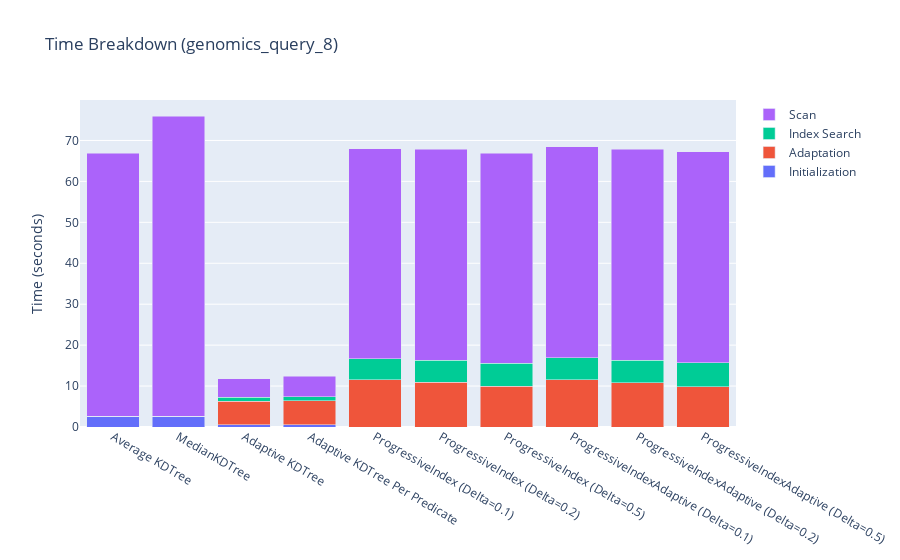

The cell this chart's notebook holds for it:
### Code cell
# experiment = 'power'
# n_rows = '10000000.0'
# n_queries = '3000'
# sel='0.0'

def break_down(values):
    dfs = np.array(values)[:,0]
    names = np.array(values)[:,1]
    fig = go.Figure()
    initializations = np.array([x['initialization_time'].sum() for x in dfs])
    adaptation = np.array([x['adaptation_time'].sum() for x in dfs])
    search = np.array([x['index_search_time'].sum() for x in dfs])
    scan = np.array([x['scan_time'].sum() for x in dfs])
    
    fig = go.Figure(data=[
        go.Bar(name='Initialization', x=names, y=initializations),
        go.Bar(name='Adaptation', x=names, y=adaptation),
        go.Bar(name='Index Search', x=names, y=search),
        go.Bar(name='Scan', x=names, y=scan),
    ])
    
    # Change the bar mode
    fig.update_layout(barmode='stack')
    fig.update_layout(title=f'Time Breakdown ({experiment})',
                   yaxis_title='Time (seconds)')
    fig.show()

break_down([
[read_df(files['AverageKDTree'], '0.0', '1024', experiment, n_rows, n_queries, sel), 'Average KDTree'],
[read_df(files['MedianKDTree'], '0.0', '1024', experiment, n_rows, n_queries, sel), 'MedianKDTree'],
[read_df(files['CrackingKDTree'], '0.0', '1024', experiment, n_rows, n_queries, sel), 'Adaptive KDTree'],
[read_df(files['CrackingKDTreePerDimension'], '0.0', '1024', experiment, n_rows, n_queries, sel), 'Adaptive KDTree Per Predicate'],
# [read_df(files['Quasii'], '0.0', '1024', experiment, n_rows, n_queries, sel), 'Quasii'],
[read_df(files['ProgressiveIndex'], '0.1', '1024', experiment, n_rows, n_queries, sel), 'ProgressiveIndex (Delta=0.1)'],
[read_df(files['ProgressiveIndex'], '0.2', '1024', experiment, n_rows, n_queries, sel), 'ProgressiveIndex (Delta=0.2)'],
[read_df(files['ProgressiveIndex'], '0.5', '1024', experiment, n_rows, n_queries, sel), 'ProgressiveIndex (Delta=0.5)'],
[read_df(files['ProgressiveIndexAdaptive'], '0.1', '1024', experiment, n_rows, n_queries, sel), 'ProgressiveIndexAdaptive (Delta=0.1)'],
[read_df(files['ProgressiveIndexAdaptive'], '0.2', '1024', experiment, n_rows, n_queries, sel), 'ProgressiveIndexAdaptive (Delta=0.2)'],
[read_df(files['ProgressiveIndexAdaptive'], '0.5', '1024', experiment, n_rows, n_queries, sel), 'ProgressiveIndexAdaptive (Delta=0.5)'],
# [read_df(files['FullScan'], '0.0', '0', experiment, n_rows, n_queries, sel), 'Full Scan'],
])

### Figure 1 — Plotly figure (JSON) as saved in the notebook; plotly's stock layout.template omitted (floating-point values rounded to 4 significant figures)
{"data": [{"name": "Initialization", "type": "bar", "x": ["Average KDTree", "MedianKDTree", "Adaptive KDTree", "Adaptive KDTree Per Predicate", "ProgressiveIndex (Delta=0.1)", "ProgressiveIndex (Delta=0.2)", "ProgressiveIndex (Delta=0.5)", "ProgressiveIndexAdaptive (Delta=0.1)", "ProgressiveIndexAdaptive (Delta=0.2)", "ProgressiveIndexAdaptive (Delta=0.5)"], "y": [2.645, 2.592, 0.4924, 0.5002, 0.0001305, 0.000118, 0.000119, 0.000122, 0.0001185, 0.0001205]}, {"name": "Adaptation", "type": "bar", "x": ["Average KDTree", "MedianKDTree", "Adaptive KDTree", "Adaptive KDTree Per Predicate", "ProgressiveIndex (Delta=0.1)", "ProgressiveIndex (Delta=0.2)", "ProgressiveIndex (Delta=0.5)", "ProgressiveIndexAdaptive (Delta=0.1)", "ProgressiveIndexAdaptive (Delta=0.2)", "ProgressiveIndexAdaptive (Delta=0.5)"], "y": [4.65e-05, 5.2e-05, 5.791, 5.897, 11.57, 10.9, 9.919, 11.56, 10.82, 9.895]}, {"name": "Index Search", "type": "bar", "x": ["Average KDTree", "MedianKDTree", "Adaptive KDTree", "Adaptive KDTree Per Predicate", "ProgressiveIndex (Delta=0.1)", "ProgressiveIndex (Delta=0.2)", "ProgressiveIndex (Delta=0.5)", "ProgressiveIndexAdaptive (Delta=0.1)", "ProgressiveIndexAdaptive (Delta=0.2)", "ProgressiveIndexAdaptive (Delta=0.5)"], "y": [0.009622, 0.00998, 0.9351, 1.027, 5.093, 5.362, 5.668, 5.303, 5.479, 5.783]}, {"name": "Scan", "type": "bar", "x": ["Average KDTree", "MedianKDTree", "Adaptive KDTree", "Adaptive KDTree Per Predicate", "ProgressiveIndex (Delta=0.1)", "ProgressiveIndex (Delta=0.2)", "ProgressiveIndex (Delta=0.5)", "ProgressiveIndexAdaptive (Delta=0.1)", "ProgressiveIndexAdaptive (Delta=0.2)", "ProgressiveIndexAdaptive (Delta=0.5)"], "y": [64.18, 73.29, 4.6, 5.019, 51.31, 51.62, 51.34, 51.6, 51.57, 51.57]}], "layout": {"barmode": "stack", "title": {"text": "Time Breakdown (genomics_query_8)"}, "yaxis": {"title": {"text": "Time (seconds)"}}}}
